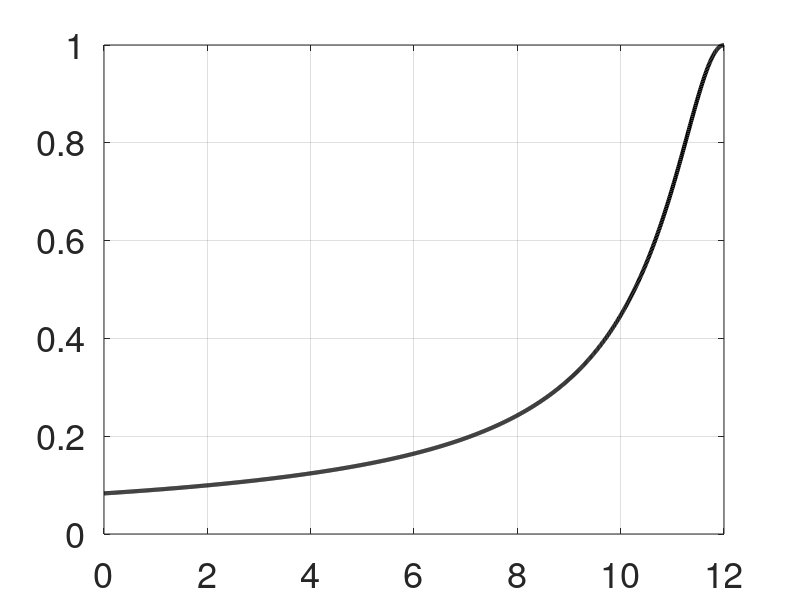
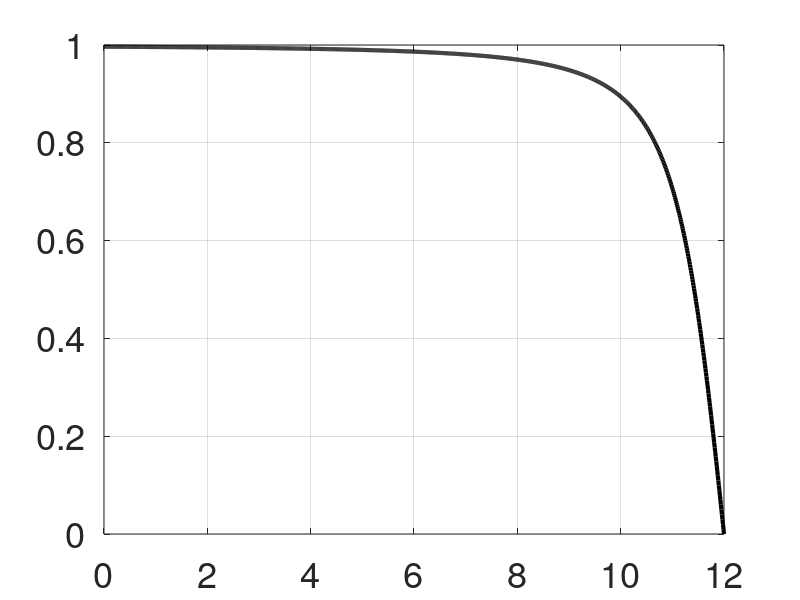
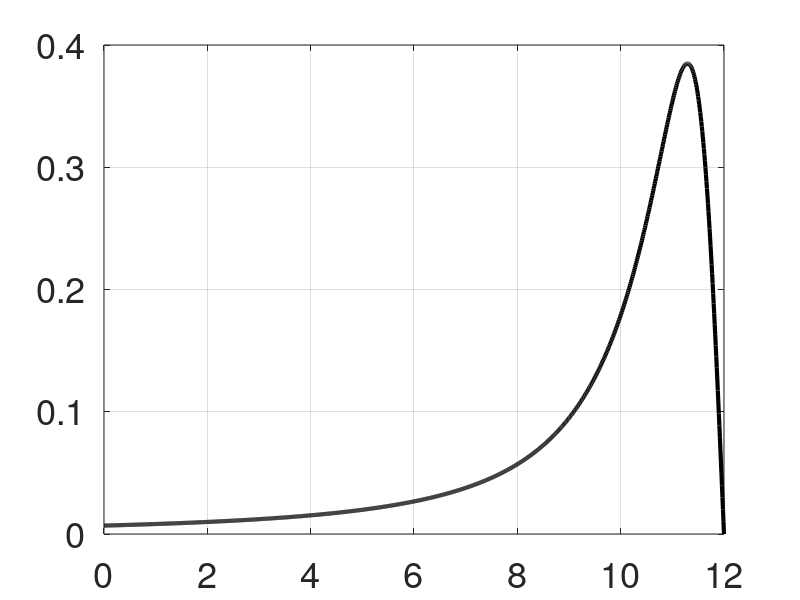
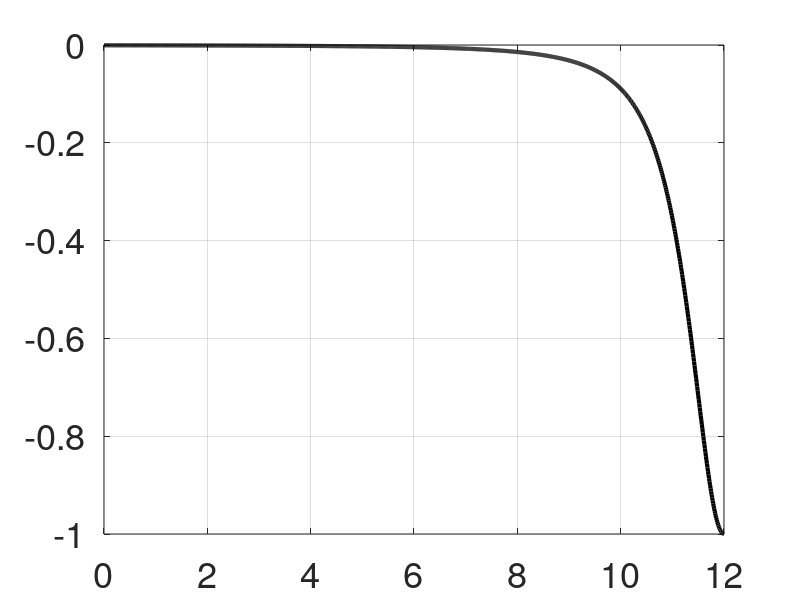

Write the MATLAB code that produced these figures, in order. (Note: this script raises an error after producing the figures.)
clear all
close all






%%
%%%%%%%%%%%%%%%%%%%%%%%%%%%%%%%%%%%%%%%%%%%%%
% Bernstein Approximation of smooth functions
%%%%%%%%%%%%%%%%%%%%%%%%%%%%%%%%%%%%%%%%%%%%%


%% Define the following functions
T = 12;
u1 = @(t) 1./(sqrt(1+(T-t).^2));
u2 = @(t) (T-t)./(sqrt(1+(T-t).^2));
% Plot the functions in [0,T]
t = 0:0.01:T;
figure(1)
plot(t,u1(t),'LineWidth',3,'Color','k'); hold on
set(gca,'fontsize', 26);
grid on
figure(2)
plot(t,u2(t),'Linewidth',3,'Color','k'); hold on
grid on
set(gca,'fontsize', 26);

% Their derivatives are
u1dot = @(t) (T-t)./((T-t).^2+1).^(3/2);
u2dot = @(t) -1./(T^2-2*T*t+t.^2+1).^(3/2);
% Plot the derivatives in [0,T]
figure(3)
plot(t,u1dot(t),'Linewidth',3,'Color','k'); hold on
set(gca,'fontsize', 26);
grid on
figure(4)
plot(t,u2dot(t),'Linewidth',3,'Color','k'); hold on
set(gca,'fontsize', 26);
grid on

% Their integrals are
intu1 = asinh(T);
intu2 = sqrt(T^2+1)-1;




%% Compute the Bernstein approximation of u1 and u2
%% Compute their derivatives 
%% Compute their integrals
% HINT: Start by computing the tnodes, differentiation matrix, and
% integration weights.

N = 100;
T = 12;

[tnodes, w, Dm] = BeBOT(N,T);

Cp_u1 = u1(tnodes);
Cp_u2 = u2(tnodes);

u1_N = BernsteinPoly(Cp_u1,t);
u2_N = BernsteinPoly(Cp_u2, t);

figure(1);
plot(t, u1_N);
scatter(tnodes, Cp_u1, 'ko');

figure(2);
plot(t, u2_N);
scatter(tnodes, Cp_u2, 'ko');

Cp_u1dot = Cp_u1*Dm;
Cp_u2dot = Cp_u2*Dm;

u1dot_N = BernsteinPoly(Cp_u1dot,t);
u2dot_N = BernsteinPoly(Cp_u2dot,t);

figure(3);
plot(t, u1dot_N);
scatter(tnodes, Cp_u1dot, 'ko');

figure(4);
plot(t, u2dot_N);
scatter(tnodes, Cp_u2dot, 'ko');

int_u1_N = Cp_u1*w
int_u2_N = Cp_u2*w

error1 = intu1-int_u1_N
error2 = intu2-int_u2_N



